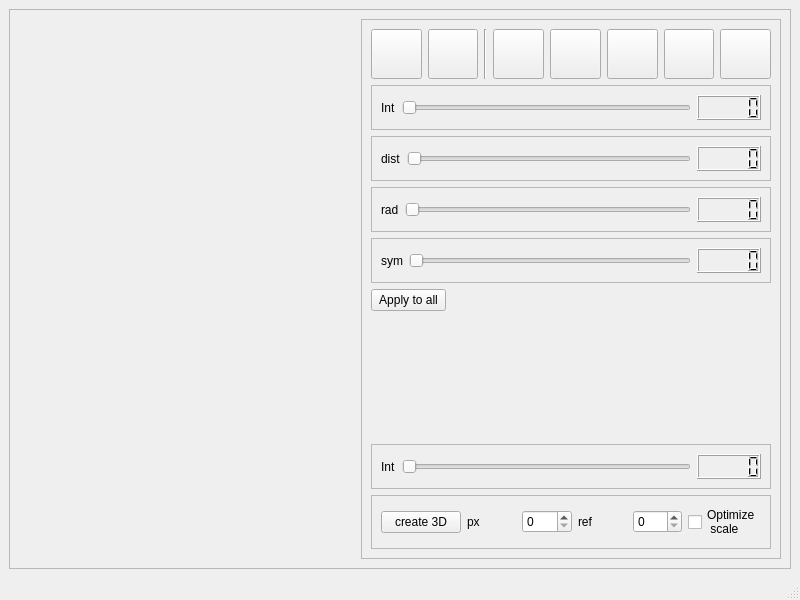
<?xml version="1.0" encoding="UTF-8"?>
<ui version="4.0">
 <class>MainWindow</class>
 <widget class="QMainWindow" name="MainWindow">
  <property name="geometry">
   <rect>
    <x>0</x>
    <y>0</y>
    <width>800</width>
    <height>600</height>
   </rect>
  </property>
  <property name="windowTitle">
   <string>MainWindow</string>
  </property>
  <widget class="QWidget" name="centralwidget">
   <layout class="QHBoxLayout" name="horizontalLayout">
    <item>
     <widget class="QFrame" name="frame_2">
      <property name="frameShape">
       <enum>QFrame::StyledPanel</enum>
      </property>
      <property name="frameShadow">
       <enum>QFrame::Raised</enum>
      </property>
      <layout class="QHBoxLayout" name="horizontalLayout_2">
       <item>
        <widget class="mplwidget" name="widget" native="true"/>
       </item>
       <item>
        <widget class="QFrame" name="frame_3">
         <property name="frameShape">
          <enum>QFrame::StyledPanel</enum>
         </property>
         <property name="frameShadow">
          <enum>QFrame::Raised</enum>
         </property>
         <layout class="QVBoxLayout" name="verticalLayout">
          <item>
           <layout class="QHBoxLayout" name="horizontalLayout_5">
            <item>
             <widget class="QPushButton" name="downBut">
              <property name="enabled">
               <bool>true</bool>
              </property>
              <property name="sizePolicy">
               <sizepolicy hsizetype="Minimum" vsizetype="Minimum">
                <horstretch>0</horstretch>
                <verstretch>0</verstretch>
               </sizepolicy>
              </property>
              <property name="minimumSize">
               <size>
                <width>30</width>
                <height>50</height>
               </size>
              </property>
              <property name="text">
               <string/>
              </property>
              <property name="icon">
               <iconset theme="up.ico">
                <normaloff>down.png</normaloff>
                <normalon>down.png</normalon>down.png</iconset>
              </property>
             </widget>
            </item>
            <item>
             <widget class="QPushButton" name="upBut">
              <property name="sizePolicy">
               <sizepolicy hsizetype="Minimum" vsizetype="Fixed">
                <horstretch>0</horstretch>
                <verstretch>0</verstretch>
               </sizepolicy>
              </property>
              <property name="minimumSize">
               <size>
                <width>30</width>
                <height>50</height>
               </size>
              </property>
              <property name="text">
               <string/>
              </property>
              <property name="icon">
               <iconset>
                <normaloff>UP.png</normaloff>UP.png</iconset>
              </property>
             </widget>
            </item>
            <item>
             <widget class="Line" name="line">
              <property name="orientation">
               <enum>Qt::Vertical</enum>
              </property>
             </widget>
            </item>
            <item>
             <widget class="QPushButton" name="PeaksBut">
              <property name="sizePolicy">
               <sizepolicy hsizetype="Minimum" vsizetype="Fixed">
                <horstretch>0</horstretch>
                <verstretch>0</verstretch>
               </sizepolicy>
              </property>
              <property name="minimumSize">
               <size>
                <width>30</width>
                <height>50</height>
               </size>
              </property>
              <property name="text">
               <string/>
              </property>
              <property name="icon">
               <iconset>
                <normaloff>PlotP.png</normaloff>PlotP.png</iconset>
              </property>
             </widget>
            </item>
            <item>
             <widget class="QPushButton" name="RemBut">
              <property name="sizePolicy">
               <sizepolicy hsizetype="Minimum" vsizetype="Fixed">
                <horstretch>0</horstretch>
                <verstretch>0</verstretch>
               </sizepolicy>
              </property>
              <property name="minimumSize">
               <size>
                <width>30</width>
                <height>50</height>
               </size>
              </property>
              <property name="text">
               <string/>
              </property>
              <property name="icon">
               <iconset>
                <normaloff>RemP.png</normaloff>RemP.png</iconset>
              </property>
             </widget>
            </item>
            <item>
             <widget class="QPushButton" name="RanBut">
              <property name="sizePolicy">
               <sizepolicy hsizetype="Minimum" vsizetype="Fixed">
                <horstretch>0</horstretch>
                <verstretch>0</verstretch>
               </sizepolicy>
              </property>
              <property name="minimumSize">
               <size>
                <width>30</width>
                <height>50</height>
               </size>
              </property>
              <property name="text">
               <string/>
              </property>
              <property name="icon">
               <iconset>
                <normaloff>RanP.png</normaloff>RanP.png</iconset>
              </property>
             </widget>
            </item>
            <item>
             <widget class="QPushButton" name="lenghBut">
              <property name="sizePolicy">
               <sizepolicy hsizetype="Minimum" vsizetype="Fixed">
                <horstretch>0</horstretch>
                <verstretch>0</verstretch>
               </sizepolicy>
              </property>
              <property name="minimumSize">
               <size>
                <width>30</width>
                <height>50</height>
               </size>
              </property>
              <property name="text">
               <string/>
              </property>
              <property name="icon">
               <iconset>
                <normaloff>lenght.png</normaloff>lenght.png</iconset>
              </property>
             </widget>
            </item>
            <item>
             <widget class="QPushButton" name="angleBut">
              <property name="sizePolicy">
               <sizepolicy hsizetype="Minimum" vsizetype="Fixed">
                <horstretch>0</horstretch>
                <verstretch>0</verstretch>
               </sizepolicy>
              </property>
              <property name="minimumSize">
               <size>
                <width>30</width>
                <height>50</height>
               </size>
              </property>
              <property name="text">
               <string/>
              </property>
              <property name="icon">
               <iconset>
                <normaloff>angle.png</normaloff>angle.png</iconset>
              </property>
             </widget>
            </item>
           </layout>
          </item>
          <item>
           <widget class="QFrame" name="frame_Int">
            <property name="sizePolicy">
             <sizepolicy hsizetype="Maximum" vsizetype="Minimum">
              <horstretch>0</horstretch>
              <verstretch>0</verstretch>
             </sizepolicy>
            </property>
            <property name="minimumSize">
             <size>
              <width>400</width>
              <height>45</height>
             </size>
            </property>
            <property name="toolTip">
             <string>&lt;html&gt;&lt;head/&gt;&lt;body&gt;&lt;p&gt;Intensity&lt;/p&gt;&lt;/body&gt;&lt;/html&gt;</string>
            </property>
            <property name="frameShape">
             <enum>QFrame::StyledPanel</enum>
            </property>
            <property name="frameShadow">
             <enum>QFrame::Raised</enum>
            </property>
            <layout class="QHBoxLayout" name="horizontalLayout_3">
             <item>
              <widget class="QLabel" name="label_4">
               <property name="text">
                <string>Int</string>
               </property>
              </widget>
             </item>
             <item>
              <widget class="QSlider" name="horizontalSlider">
               <property name="orientation">
                <enum>Qt::Horizontal</enum>
               </property>
              </widget>
             </item>
             <item>
              <widget class="QLCDNumber" name="lcdNumber">
               <property name="minimumSize">
                <size>
                 <width>0</width>
                 <height>0</height>
                </size>
               </property>
              </widget>
             </item>
            </layout>
           </widget>
          </item>
          <item>
           <widget class="QFrame" name="frame_dist">
            <property name="sizePolicy">
             <sizepolicy hsizetype="Maximum" vsizetype="Minimum">
              <horstretch>0</horstretch>
              <verstretch>0</verstretch>
             </sizepolicy>
            </property>
            <property name="minimumSize">
             <size>
              <width>400</width>
              <height>45</height>
             </size>
            </property>
            <property name="frameShape">
             <enum>QFrame::StyledPanel</enum>
            </property>
            <property name="frameShadow">
             <enum>QFrame::Raised</enum>
            </property>
            <layout class="QHBoxLayout" name="horizontalLayout_9">
             <item>
              <widget class="QLabel" name="label_25">
               <property name="text">
                <string>dist</string>
               </property>
              </widget>
             </item>
             <item>
              <widget class="QSlider" name="horizontalSlider_12">
               <property name="orientation">
                <enum>Qt::Horizontal</enum>
               </property>
              </widget>
             </item>
             <item>
              <widget class="QLCDNumber" name="lcdNumber_2"/>
             </item>
            </layout>
           </widget>
          </item>
          <item>
           <widget class="QFrame" name="frame_rad">
            <property name="sizePolicy">
             <sizepolicy hsizetype="Maximum" vsizetype="Minimum">
              <horstretch>0</horstretch>
              <verstretch>0</verstretch>
             </sizepolicy>
            </property>
            <property name="minimumSize">
             <size>
              <width>400</width>
              <height>45</height>
             </size>
            </property>
            <property name="frameShape">
             <enum>QFrame::StyledPanel</enum>
            </property>
            <property name="frameShadow">
             <enum>QFrame::Raised</enum>
            </property>
            <layout class="QHBoxLayout" name="horizontalLayout_4">
             <item>
              <widget class="QLabel" name="label_9">
               <property name="text">
                <string>rad</string>
               </property>
              </widget>
             </item>
             <item>
              <widget class="QSlider" name="horizontalSlider_4">
               <property name="orientation">
                <enum>Qt::Horizontal</enum>
               </property>
              </widget>
             </item>
             <item>
              <widget class="QLCDNumber" name="lcdNumber_3"/>
             </item>
            </layout>
           </widget>
          </item>
          <item>
           <widget class="QFrame" name="frame_Sym">
            <property name="sizePolicy">
             <sizepolicy hsizetype="Maximum" vsizetype="Preferred">
              <horstretch>0</horstretch>
              <verstretch>0</verstretch>
             </sizepolicy>
            </property>
            <property name="minimumSize">
             <size>
              <width>400</width>
              <height>45</height>
             </size>
            </property>
            <property name="frameShape">
             <enum>QFrame::StyledPanel</enum>
            </property>
            <property name="frameShadow">
             <enum>QFrame::Raised</enum>
            </property>
            <layout class="QHBoxLayout" name="horizontalLayout_6">
             <item>
              <widget class="QLabel" name="label_13">
               <property name="text">
                <string>sym</string>
               </property>
              </widget>
             </item>
             <item>
              <widget class="QSlider" name="horizontalSlider_6">
               <property name="orientation">
                <enum>Qt::Horizontal</enum>
               </property>
              </widget>
             </item>
             <item>
              <widget class="QLCDNumber" name="lcdNumber_4"/>
             </item>
            </layout>
           </widget>
          </item>
          <item>
           <widget class="QPushButton" name="pushButton_2">
            <property name="maximumSize">
             <size>
              <width>75</width>
              <height>16777215</height>
             </size>
            </property>
            <property name="text">
             <string>Apply to all</string>
            </property>
           </widget>
          </item>
          <item>
           <spacer name="verticalSpacer">
            <property name="orientation">
             <enum>Qt::Vertical</enum>
            </property>
            <property name="sizeHint" stdset="0">
             <size>
              <width>20</width>
              <height>337</height>
             </size>
            </property>
           </spacer>
          </item>
          <item>
           <widget class="QFrame" name="frame_contrast">
            <property name="sizePolicy">
             <sizepolicy hsizetype="Maximum" vsizetype="Minimum">
              <horstretch>0</horstretch>
              <verstretch>0</verstretch>
             </sizepolicy>
            </property>
            <property name="minimumSize">
             <size>
              <width>400</width>
              <height>45</height>
             </size>
            </property>
            <property name="frameShape">
             <enum>QFrame::StyledPanel</enum>
            </property>
            <property name="frameShadow">
             <enum>QFrame::Raised</enum>
            </property>
            <layout class="QHBoxLayout" name="horizontalLayout_7">
             <item>
              <widget class="QLabel" name="label_17">
               <property name="text">
                <string>Int</string>
               </property>
              </widget>
             </item>
             <item>
              <widget class="QSlider" name="horizontalSlider_8">
               <property name="orientation">
                <enum>Qt::Horizontal</enum>
               </property>
              </widget>
             </item>
             <item>
              <widget class="QLCDNumber" name="lcdNumber_5"/>
             </item>
            </layout>
           </widget>
          </item>
          <item>
           <widget class="QFrame" name="frame_3D">
            <property name="frameShape">
             <enum>QFrame::StyledPanel</enum>
            </property>
            <property name="frameShadow">
             <enum>QFrame::Raised</enum>
            </property>
            <layout class="QHBoxLayout" name="horizontalLayout_8">
             <item>
              <widget class="QPushButton" name="pushButton">
               <property name="text">
                <string>create 3D</string>
               </property>
              </widget>
             </item>
             <item>
              <widget class="QLabel" name="label">
               <property name="text">
                <string>px</string>
               </property>
              </widget>
             </item>
             <item>
              <widget class="QSpinBox" name="spinBox"/>
             </item>
             <item>
              <widget class="QLabel" name="label_2">
               <property name="text">
                <string>ref</string>
               </property>
              </widget>
             </item>
             <item>
              <widget class="QSpinBox" name="spinBox_2"/>
             </item>
             <item>
              <widget class="QCheckBox" name="checkBox">
               <property name="text">
                <string>Optimize 
 scale</string>
               </property>
              </widget>
             </item>
            </layout>
           </widget>
          </item>
         </layout>
        </widget>
       </item>
      </layout>
     </widget>
    </item>
   </layout>
  </widget>
  <widget class="QMenuBar" name="menubar">
   <property name="geometry">
    <rect>
     <x>0</x>
     <y>0</y>
     <width>800</width>
     <height>21</height>
    </rect>
   </property>
  </widget>
  <widget class="QStatusBar" name="statusbar"/>
 </widget>
 <customwidgets>
  <customwidget>
   <class>mplwidget</class>
   <extends>QWidget</extends>
   <header location="global">mplwidget.h</header>
   <container>1</container>
  </customwidget>
 </customwidgets>
 <resources/>
 <connections/>
</ui>
